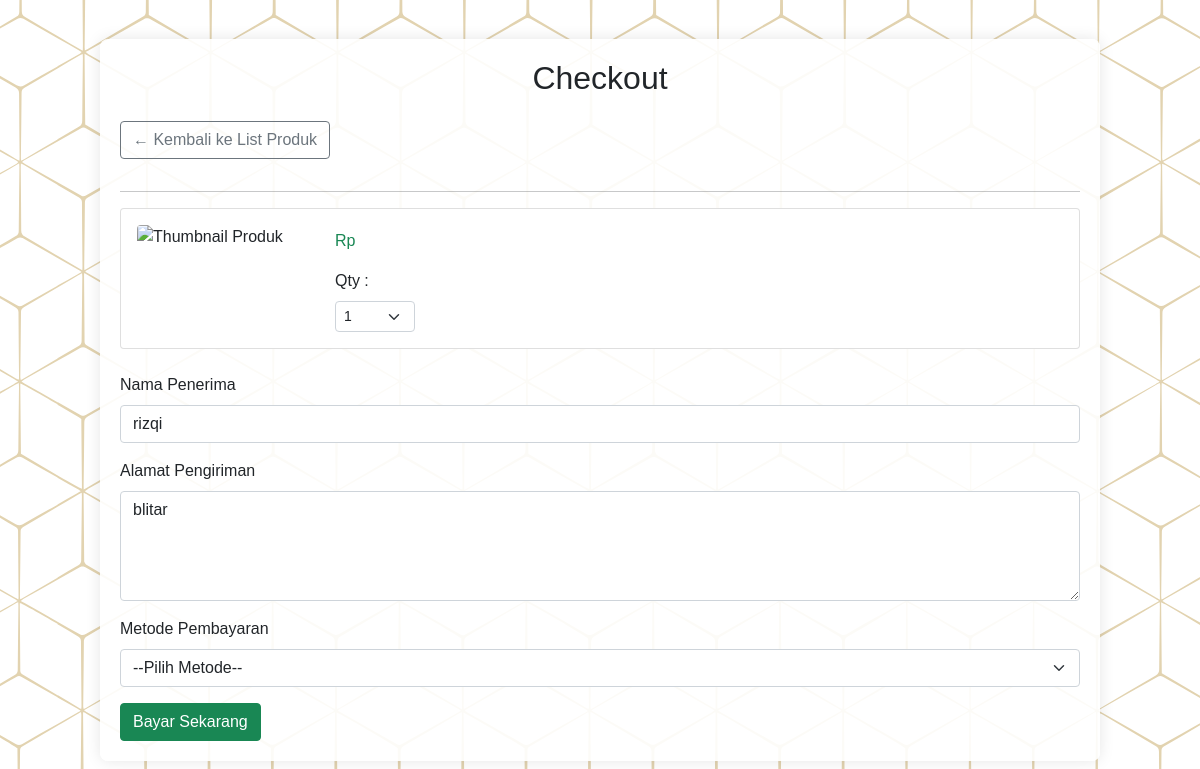
Page /pages/checkout.php (signed in) on the earlier database version.
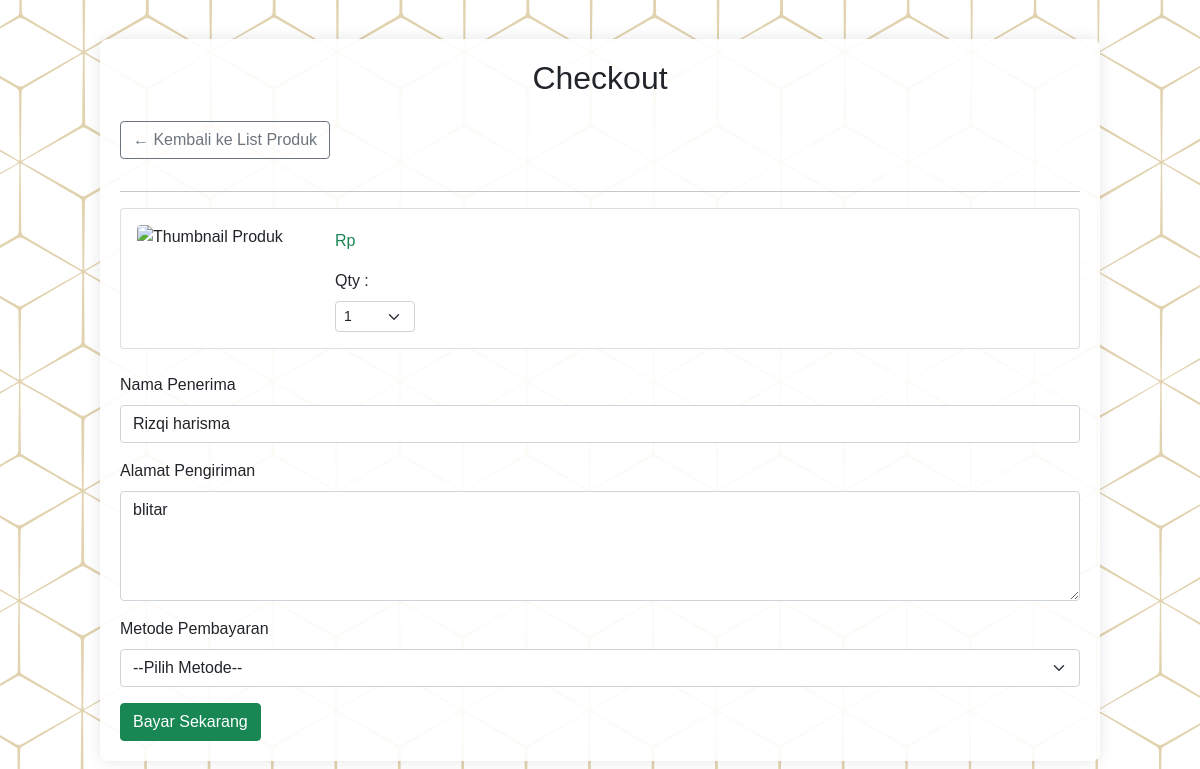
Same page on the later database version.
### tables this page shows
CREATE TABLE `users` (
  `id` int(11) NOT NULL,
  `full_name` varchar(100) NOT NULL,
  `email` varchar(100) NOT NULL,
  `password` varchar(255) NOT NULL,
  `phone` varchar(20) NOT NULL,
  `address` text NOT NULL,
  `created_at` timestamp NOT NULL DEFAULT current_timestamp()
);

### pages/checkout.php (the view, shortened to what this page needs)
<?php
require_once '../includes/koneksi.php';
$id = isset($_GET['id']) ? (int)$_GET['id'] : 0;
$query = "SELECT * FROM products WHERE id = $id LIMIT 1";
$result = mysqli_query($conn, $query);
$product = mysqli_fetch_assoc($result);
$userId = $_SESSION['user_id'];
$queryUser = "SELECT full_name, address FROM users WHERE id = $userId LIMIT 1";
$userResult = mysqli_query($conn, $queryUser);
$user = mysqli_fetch_assoc($userResult);
?>
<!DOCTYPE html>
<html lang="id">
<head>
  <link rel="stylesheet" href="../css/bootstrap/bootstrap.css" />
  <link rel="stylesheet" href="../css/styles.css" />
</head>
<body>
  <div class="wrapper">
    <h2 class="text-center mb-4">Checkout</h2>
    <a href="list_product.php" class="btn btn-outline-secondary mb-3">← Kembali ke List Produk</a>
    <hr>
    <form action="../loading/payment_loading.php" method="POST" class="checkout-form">
      <div class="card mb-4 p-3 d-flex flex-row ">
        <img src="../image/<?= $product['photo'] ?>" width="150" class="rounded me-5" alt="Thumbnail Produk">
        <div>
          <p class="text-success">Rp <?= $product['price'] ?></p>
          <span>Qty :</span>
          <select id="qty" name="metode" class="mt-2 form-select form-select-sm" required style="width: 80px;">
            <option value="1">1</option>
          </select>
        </div>
      </div>
      <div class="mb-3">
        <label for="nama" class="form-label">Nama Penerima</label>
        <input type="text" id="nama" name="nama" class="form form-control" value="<?= $user['full_name']; ?>" />
      </div>
      <div class="mb-3">
        <label for="alamat" class="form-label">Alamat Pengiriman</label>
        <textarea id="alamat" name="alamat" class="form-control" rows="4" required><?= $user['address']; ?></textarea>
      </div>
      <div class="mb-3">
        <label for="metode" class="form-label">Metode Pembayaran</label>
        <select id="metode" name="metode" class="form-select" required>
          <option value="">--Pilih Metode--</option>
        </select>
      </div>
      <button type="submit" class="btn btn-success">Bayar Sekarang</button>
    </form>
  </div>
</body>
</html>

Differences in the rows shown:
changed users "blitar": nama "rizqi" → "Rizqi harisma"
